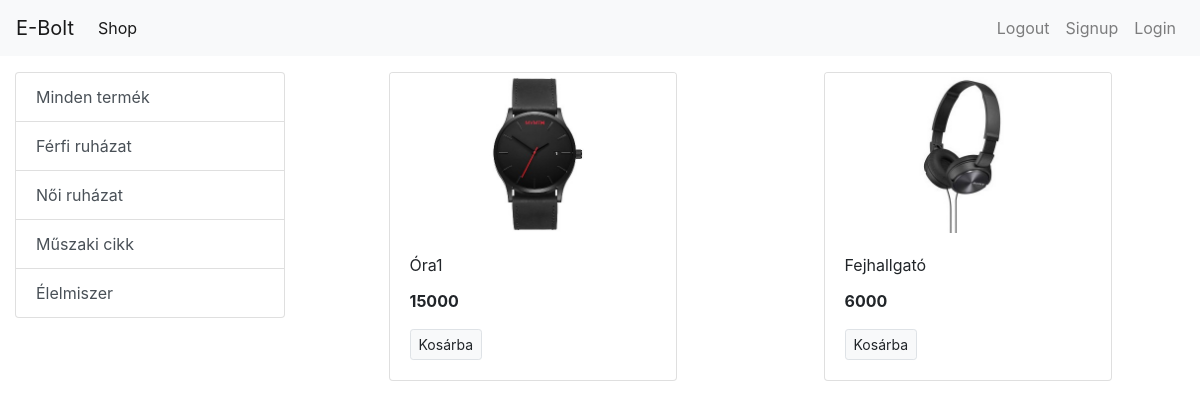
Screenshot of /?category=3 with the database file from the repository.
### shopapi/models/category.py (models this page shows, shortened)
class Category(models.Model):
    name = models.CharField(max_length=20)
    @staticmethod
    def get_all_categories():
        return Category.objects.all()

### shopapi/models/product.py (models this page shows, shortened)
class Product(models.Model):
    name = models.CharField(max_length=50)
    price = models.IntegerField(default=0)
    category = models.ForeignKey(Category , on_delete=models.CASCADE , default=1)
    description = models.CharField(max_length=200 , default='' , null=True , blank=True)
    image = models.ImageField(upload_to='uploads/products/')
    @staticmethod
    def get_all_products_by_categoryid(category_id):
      if category_id:
          return Product.objects.filter(category = category_id)
      else:
         return Product.get_all_products();

### shopapi/views.py (the view)
# urls.py: path('', index , name='homepage'),
def index(request):
    products = None
    categories = Category.get_all_categories()
    categoryID = request.GET.get('category')
    if categoryID:
        products = Product.get_all_products_by_categoryid(categoryID)
    else:
        products = Product.get_all_products();
    data = {}
    data['products'] = products
    data['categories'] = categories
    return render(request , 'index.html' , data)

### shopapi/templates/index.html
{% extends 'base.html'%}
{% block content %}
<div class="container-fluid mt-3">
  <div class="row">
    <div class="col-lg-3 mx-auto">
      <div class="list-group">
        <a href="/" class="list-group-item list-group-item-action ">Minden termék</a>
        {% for category in categories %}
        <a href="/?category={{category.id}}" class="list-group-item list-group-item-action ">{{category.name}}</a>
        {% endfor %}
      </div>
    </div>
    <div id='products' class="col-lg-9 mx-auto">
      <div class="row mx-auto">
        {% for product in products %}
        <div class="card mx-auto mb-3" style="width: 18rem;">
            <img class="card-img-top" src="{{product.image.url}}" alt="Card image cap">
            <div class="card-body">
              <p class="card-title">{{product.name}}</p>
              <p class="card-text"><b>{{product.price}}</b></p>
              <a href="#" class="btn btn-light border btn-sm">Kosárba</a>
            </div>
        </div>
        {% endfor %}
      </div>
    </div>
  </div>
</div>
{% endblock %}

### rows the page displays
Category: name "Férfi ruházat"
Category: name "Női ruházat"
Category: name "Műszaki cikk"
Category: name "Élelmiszer"
Product: image (picture), name "Óra1", price "15000"
Product: image (picture), name "Fejhallgató", price "6000"
